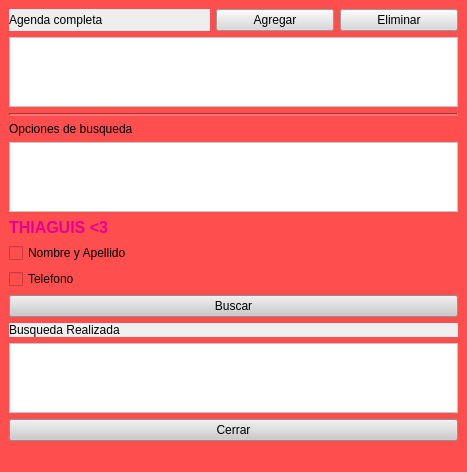
<?xml version="1.0" encoding="UTF-8"?>
<ui version="4.0">
 <class>MainWindow</class>
 <widget class="QMainWindow" name="MainWindow">
  <property name="geometry">
   <rect>
    <x>0</x>
    <y>0</y>
    <width>467</width>
    <height>456</height>
   </rect>
  </property>
  <property name="windowTitle">
   <string>Guia Telefonica</string>
  </property>
  <property name="styleSheet">
   <string notr="true">color: rgb(255, 65, 32);
background-color: rgb(255, 78, 78);
color: rgb(0, 0, 0);</string>
  </property>
  <widget class="QWidget" name="centralwidget">
   <layout class="QGridLayout" name="gridLayout">
    <item row="0" column="0">
     <widget class="QLabel" name="label">
      <property name="minimumSize">
       <size>
        <width>201</width>
        <height>0</height>
       </size>
      </property>
      <property name="styleSheet">
       <string notr="true">font: 11pt &quot;MS Shell Dlg 2&quot;;
border-color: rgb(0, 0, 0);
background-color: rgb(238, 238, 238);
font: 75 12pt &quot;MS Shell Dlg 2&quot;;</string>
      </property>
      <property name="text">
       <string>Agenda completa</string>
      </property>
     </widget>
    </item>
    <item row="0" column="2">
     <widget class="QPushButton" name="pushButton_3">
      <property name="styleSheet">
       <string notr="true">background-color: rgb(216, 216, 216);</string>
      </property>
      <property name="text">
       <string>Eliminar</string>
      </property>
     </widget>
    </item>
    <item row="10" column="0" colspan="3">
     <widget class="QTextEdit" name="textEdit">
      <property name="styleSheet">
       <string notr="true">background-color: rgb(255, 255, 255);</string>
      </property>
     </widget>
    </item>
    <item row="2" column="0" colspan="3">
     <widget class="Line" name="line">
      <property name="frameShadow">
       <enum>QFrame::Sunken</enum>
      </property>
      <property name="lineWidth">
       <number>2</number>
      </property>
      <property name="midLineWidth">
       <number>0</number>
      </property>
      <property name="orientation">
       <enum>Qt::Horizontal</enum>
      </property>
     </widget>
    </item>
    <item row="1" column="0" colspan="3">
     <widget class="QTableView" name="tableView">
      <property name="styleSheet">
       <string notr="true">background-color: rgb(255, 255, 255);</string>
      </property>
     </widget>
    </item>
    <item row="4" column="0" colspan="3">
     <widget class="QListView" name="listView_2">
      <property name="styleSheet">
       <string notr="true">background-color: rgb(255, 255, 255);</string>
      </property>
     </widget>
    </item>
    <item row="3" column="0">
     <widget class="QLabel" name="label_2">
      <property name="styleSheet">
       <string notr="true">font: 11pt &quot;MS Shell Dlg 2&quot;;
font: 12pt &quot;MS Shell Dlg 2&quot;;</string>
      </property>
      <property name="text">
       <string>Opciones de busqueda</string>
      </property>
     </widget>
    </item>
    <item row="8" column="0" colspan="3">
     <widget class="QPushButton" name="pushButton_2">
      <property name="styleSheet">
       <string notr="true">background-color: rgb(202, 202, 202);
font: 10pt &quot;MS Shell Dlg 2&quot;;</string>
      </property>
      <property name="text">
       <string>Buscar</string>
      </property>
     </widget>
    </item>
    <item row="7" column="0">
     <widget class="QCheckBox" name="checkBox_2">
      <property name="text">
       <string>Telefono</string>
      </property>
     </widget>
    </item>
    <item row="6" column="0">
     <widget class="QCheckBox" name="checkBox">
      <property name="text">
       <string>Nombre y Apellido</string>
      </property>
     </widget>
    </item>
    <item row="0" column="1">
     <widget class="QPushButton" name="pushButton_4">
      <property name="styleSheet">
       <string notr="true">background-color: rgb(216, 216, 216);</string>
      </property>
      <property name="text">
       <string>Agregar</string>
      </property>
     </widget>
    </item>
    <item row="9" column="0" colspan="3">
     <widget class="QLabel" name="label_3">
      <property name="styleSheet">
       <string notr="true">font: 10pt &quot;MS Shell Dlg 2&quot;;
font: 12pt &quot;MS Shell Dlg 2&quot;;
font: 11pt &quot;MS Shell Dlg 2&quot;;
font: 10pt &quot;MS Shell Dlg 2&quot;;
background-color: rgb(240, 240, 240);</string>
      </property>
      <property name="text">
       <string>Busqueda Realizada</string>
      </property>
     </widget>
    </item>
    <item row="11" column="0" colspan="3">
     <widget class="QPushButton" name="pushButton">
      <property name="styleSheet">
       <string notr="true">background-color: rgb(221, 221, 221);
font: 10pt &quot;MS Shell Dlg 2&quot;;
background-color: rgb(203, 203, 203);</string>
      </property>
      <property name="text">
       <string>Cerrar</string>
      </property>
     </widget>
    </item>
    <item row="5" column="0">
     <widget class="QLabel" name="label_4">
      <property name="font">
       <font>
        <pointsize>12</pointsize>
        <weight>75</weight>
        <bold>true</bold>
       </font>
      </property>
      <property name="styleSheet">
       <string notr="true">color: rgb(230, 0, 150)
</string>
      </property>
      <property name="text">
       <string>THIAGUIS &lt;3</string>
      </property>
     </widget>
    </item>
   </layout>
  </widget>
  <widget class="QStatusBar" name="statusbar"/>
 </widget>
 <resources/>
 <connections/>
</ui>
